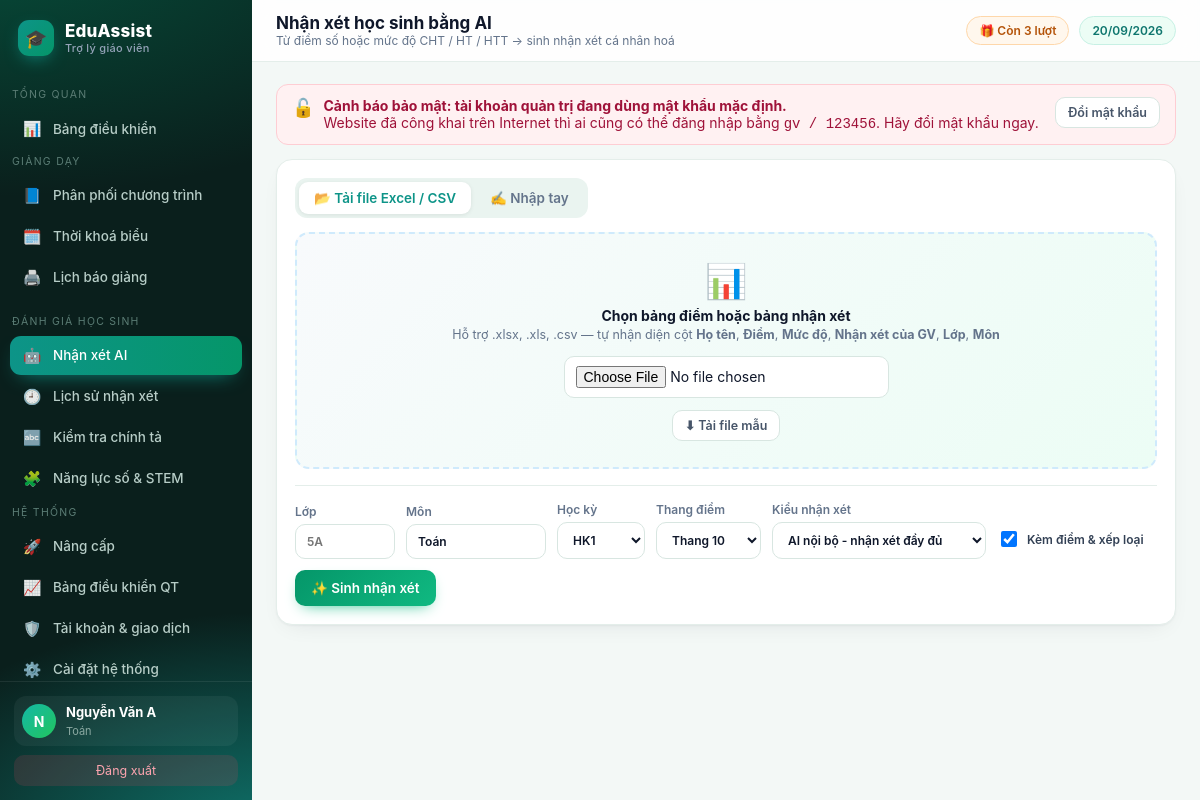
Page /nhan-xet (signed in) on the committed database.
### tables this page shows
CREATE TABLE teacher(
  id INTEGER PRIMARY KEY AUTOINCREMENT,
  username TEXT UNIQUE NOT NULL,
  password TEXT NOT NULL,
  fullname TEXT,
  school TEXT,
  subject TEXT,
  role TEXT DEFAULT 'teacher',
  email TEXT,
  phone TEXT,                      -- so dien thoai nhan tin nhan ma kich hoat
  google_sub TEXT,
  avatar TEXT,
  used INTEGER DEFAULT 0,          -- so luot da dung
  bought INTEGER DEFAULT 0,        -- so luot mua them (goi le 10k)
  expires TEXT,                    -- han su dung goi tra phi (ISO date)
  created TEXT
);

### app/core.py (the view, shortened to what this page needs)
@bp.route("/nhan-xet", methods=["GET", "POST"])
@login_required
def nhan_xet():
    db, uid = get_db(), session["uid"]
    result, cols = None, None
    return render_template("nhanxet.html", result=result, cols=cols)

### app/auth.py (called while the page is built, shortened)
def _chuan_hoa_base(gia_tri):
    gia_tri = (gia_tri or '').strip().rstrip('/')
    if not gia_tri:
        return ''
    try:
        u = urlsplit(gia_tri)
        if u.scheme != 'https' or not u.hostname or u.username or u.password:
            return ''
        if u.query or u.fragment or u.path:
            return ''
        if '.' not in u.hostname:
            return ''
    except ValueError:
        return ''
    return 'https://' + ten

def base_tu_request():
    try:
        if request.scheme != 'https':
            return ''
        return _chuan_hoa_base('https://' + request.host)
    except Exception:
        return ''

def danh_sach_base():
    ra = []
    for phan in (CFG.get('PUBLIC_BASE_URL', '') or '').split(','):
        b = _chuan_hoa_base(phan)
        if b and b not in ra:
            ra.append(b)
    return ra

def google_base_url():
    ds = danh_sach_base()
    hien_tai = base_tu_request()
    if hien_tai and (hien_tai in ds or not ds):
        return hien_tai
    return ds[0] if ds else ''

def google_callback_url():
    base = google_base_url()
    return base + '/login/google/callback' if base else ''

def google_bat():
    return bool(CFG.get('GOOGLE_CLIENT_ID') and CFG.get('GOOGLE_CLIENT_SECRET') and google_callback_url())

def login_required(f):
    @wraps(f)
    def w(*a, **k):
        if not current_user():
            session.clear()
            return redirect(url_for('auth.login', next=request.path))
        return f(*a, **k)
    return w

def current_user():
    if session.get('uid'):
        return get_db().execute('SELECT * FROM teacher WHERE id=?', (session['uid'],)).fetchone()

### app/core.py (called while the page is built)
@bp.app_context_processor
def inject():
    u = current_user()
    return {"user": u, "THU_NAME": THU_NAME, "PROVIDERS": AI.PROVIDERS,
            "timedelta": datetime.timedelta,
            "now": datetime.date.today(), "BL": BL,
            "is_pro": BL.is_pro(u), "remaining": BL.remaining(u),
            "days_left": BL.days_left(u), "FREE_QUOTA": BL.FREE_QUOTA,
            "CFG": CFG, "google_enabled": google_bat(), "google_callback_url": google_callback_url(),
            "SITE_NAME": CFG.get("SITE_NAME", "EduAssist"),
            "SITE_TAGLINE": CFG.get("SITE_TAGLINE", "Trợ lý giáo viên"),
            "SITE_LOGO": CFG.get("SITE_LOGO", "🎓"),
            "so_viec_admin": _viec_admin(u),
            "canh_bao_mk": _mk_mac_dinh(u)}

### app/modules/config.py (called while the page is built, shortened)
def _lam_moi():
    if time.time() - _lan_nap < TTL:
        return

### app/templates/nhanxet.html (shortened to what this page needs)
{% extends 'base.html' %}
{% block head %}Nhận xét học sinh bằng AI{% endblock %}
{% block crumb %}Từ điểm số hoặc mức độ CHT / HT / HTT → sinh nhận xét cá nhân hoá{% endblock %}
{% block body %}
<div class="card">
<form method="post" enctype="multipart/form-data">
 <div class="tabs">
  <button type="button" class="on" onclick="tab(0,this)">📂 Tải file Excel / CSV</button>
  <button type="button" onclick="tab(1,this)">✍️ Nhập tay</button>
 </div>
 <div id="t0">
  <div style="border:2px dashed #cfeafc;background:linear-gradient(135deg,#f8fafc,#ecfdf5);border-radius:14px;
   padding:26px;text-align:center" id="dz">
   <div style="font-size:34px">📊</div>
   <div style="font-weight:700;margin:6px 0 3px">Chọn bảng điểm hoặc bảng nhận xét</div>
   <p class="muted" style="margin:0 0 14px">Hỗ trợ .xlsx, .xls, .csv — tự nhận diện cột
    <b>Họ tên</b>, <b>Điểm</b>, <b>Mức độ</b>, <b>Nhận xét của GV</b>, <b>Lớp</b>, <b>Môn</b></p>
   <input type="file" name="file" accept=".xlsx,.xls,.csv" onchange="document.getElementById('fn').textContent=this.files[0]?.name||''">
   <div style="margin-top:12px"><a class="btn sec sm" href="{{url_for('core.mau_excel', kind='diem')}}">⬇ Tải file mẫu</a></div>
  </div>
 </div>
 <hr class="s">
 <div class="row">
  <label class="f">Lớp<input name="lop" style="width:100px" placeholder="5A"></label>
  <label class="f">Môn<input name="mon" value="{{user['subject'] or ''}}" style="width:140px"></label>
  <label class="f">Học kỳ<select name="hocky"><option>HK1</option><option>HK2</option><option>Cả năm</option></select></label>
  <label class="f">Thang điểm<select name="thang"><option value="10">Thang 10</option><option value="100">Thang 100</option><option value="4">Thang 4</option></select></label>
  <label class="f">Kiểu nhận xét<select name="provider">
   {% for k,(lb,_) in PROVIDERS.items() %}<option value="{{k}}">{{lb}}</option>{% endfor %}</select></label>
  <label class="f" style="flex-direction:row;align-items:center;gap:7px;padding-bottom:9px;color:#334155">
   <input type="checkbox" name="hien_diem" checked style="width:16px;height:16px"> Kèm điểm &amp; xếp loại</label>
  <button class="ok">✨ Sinh nhận xét</button>
 </div>
</form>
</div>
{% endblock %}

### app/templates/base.html (shortened to what this page needs)
<!doctype html>
<html lang="vi"><head>
</head><body>
{% if user %}
<div class="shell">
<aside id="sb">
  <div class="brand"><span class="mk">{{SITE_LOGO}}</span><span>{{SITE_NAME}}<small>{{SITE_TAGLINE}}</small></span></div>
  {% set ep = request.endpoint %}
  <div class="navgrp">Tổng quan</div>
  <nav>
    <a href="{{url_for('core.dashboard')}}" class="{{'on' if ep=='core.dashboard'}}"><i>📊</i>Bảng điều khiển</a>
  </nav>
  <div class="navgrp">Giảng dạy</div>
  <nav>
    <a href="{{url_for('core.ppct')}}" class="{{'on' if ep=='core.ppct'}}"><i>📘</i>Phân phối chương trình</a>
    <a href="{{url_for('core.tkb')}}" class="{{'on' if ep=='core.tkb'}}"><i>🗓️</i>Thời khoá biểu</a>
    <a href="{{url_for('core.bao_giang')}}" class="{{'on' if ep=='core.bao_giang'}}"><i>🖨️</i>Lịch báo giảng</a>
  </nav>
  <div class="navgrp">Đánh giá học sinh</div>
  <nav>
    <a href="{{url_for('core.nhan_xet')}}" class="{{'on' if ep=='core.nhan_xet'}}"><i>🤖</i>Nhận xét AI</a>
    <a href="{{url_for('core.lich_su')}}" class="{{'on' if ep=='core.lich_su'}}"><i>🕘</i>Lịch sử nhận xét</a>
    <a href="{{url_for('core.chinh_ta')}}" class="{{'on' if ep=='core.chinh_ta'}}"><i>🔤</i>Kiểm tra chính tả</a>
    {% for m in (PLUGIN_MENUS or []) %}<a href="{{url_for(m.endpoint)}}" class="{{'on' if ep==m.endpoint}}"><i>{{m.icon}}</i>{{m.label}}</a>{% endfor %}
  </nav>
  <div class="navgrp">Hệ thống</div>
  <nav>
    <a href="{{url_for('core.nang_cap')}}" class="{{'on' if ep=='core.nang_cap'}}"><i>{{ '👑' if is_pro else '🚀' }}</i>{{ 'Gói của tôi' if is_pro else 'Nâng cấp' }}</a>
    {% if user['role']=='admin' %}
    <a href="{{url_for('core.qt_dashboard')}}" class="{{'on' if ep=='core.qt_dashboard'}}"><i>📈</i>Bảng điều khiển QT
      </a>
    <a href="{{url_for('core.quan_tri')}}" class="{{'on' if ep=='core.quan_tri'}}"><i>🛡️</i>Tài khoản &amp; giao dịch</a>
    <a href="{{url_for('core.qt_caidat')}}" class="{{'on' if ep=='core.qt_caidat'}}"><i>⚙️</i>Cài đặt hệ thống</a>
    {% endif %}
  </nav>
  <div class="side-foot">
    <div class="me">{% if user['avatar'] %}<img class="av" src="{{user['avatar']}}" alt="" style="object-fit:cover">
      {% else %}<div class="av">{{ (user['fullname'] or user['username'])[0]|upper }}</div>{% endif %}
      <div><b>{{user['fullname'] or user['username']}}</b><span>{{user['subject'] or 'Giáo viên'}}</span></div></div>
    <a class="logout" href="{{url_for('auth.logout')}}">Đăng xuất</a>
  </div>
</aside>
<main>
  <div class="topbar">
    <div><h1>{% block head %}Bảng điều khiển{% endblock %}</h1>
    <div class="crumb">{% block crumb %}{% endblock %}</div></div>
    <div class="sp">
      {% if is_pro %}
        <a href="{{url_for('core.nang_cap')}}" class="pill" style="background:linear-gradient(135deg,#0d9488,#059669);
          color:#fff;border:0">👑 Không giới hạn · còn {{days_left}} ngày</a>
      {% else %}
        <a href="{{url_for('core.nang_cap')}}" class="pill" style="background:{{'#fff1f2' if remaining==0 else '#fff7ed'}};
          color:{{'#be123c' if remaining==0 else '#b45309'}};border:1px solid {{'#fecdd3' if remaining==0 else '#fed7aa'}}">
          {{ '🔒 Hết lượt — Nâng cấp' if remaining==0 else '🎁 Còn ' ~ remaining ~ ' lượt' }}</a>
      {% endif %}
      <span class="pill">{{ now.strftime('%d/%m/%Y') }}</span></div>
  </div>
  <div class="wrap">
  {% if canh_bao_mk %}
  <div class="flash err" style="align-items:flex-start">
   <span style="font-size:18px">🔓</span>
   <div style="flex:1;font-weight:400"><b>Cảnh báo bảo mật: tài khoản quản trị đang dùng mật khẩu mặc định.</b><br>
    Website đã công khai trên Internet thì ai cũng có thể đăng nhập bằng <code>gv / 123456</code>.
    Hãy đổi mật khẩu ngay.</div>
   <a class="btn sec sm" href="{{url_for('core.cai_dat')}}#doimk">Đổi mật khẩu</a>
  </div>
  {% endif %}
  {% block body %}{% endblock %}
  </div>
</main>
</div>
{% else %}{% block body_anon %}{% endblock %}{% endif %}
</body></html>

### rows in the picture
teacher: fullname "N", fullname "Nguyễn Văn A", subject "Toán", mon "Toán"

### other values in the picture
{{ SITE_LOGO }} "🎓"
{{ SITE_NAME }} "EduAssist"
{{ SITE_TAGLINE }} "Trợ lý giáo viên"
{{ m.icon }} "🧩"
{{ m.label }} "Năng lực số & STEM"
{{ '👑' if is_pro else '🚀' }} "🚀"
{{ 'Gói của tôi' if is_pro else 'Nâng cấp' }} "Nâng cấp"
form field provider "AI nội bộ - nhận xét đầy đủ"
